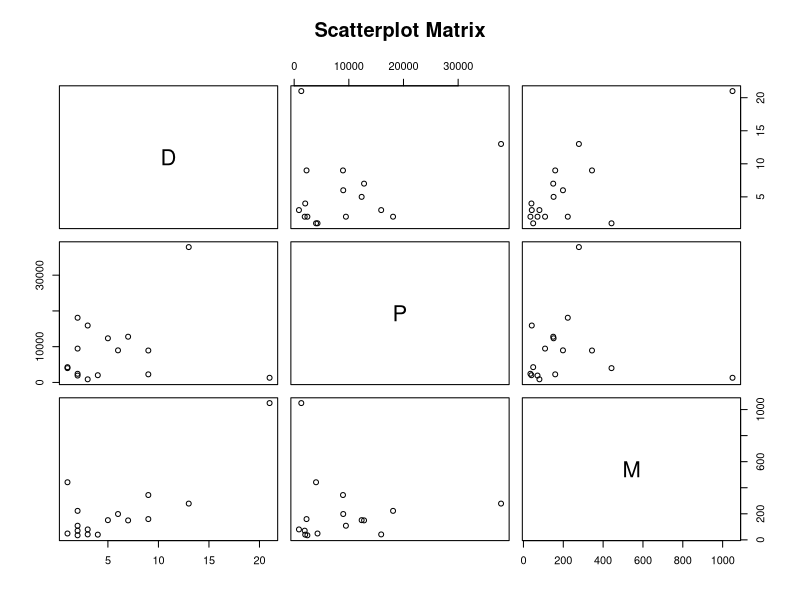

Generate this figure with R:
## ---- chunk 1
knitr::opts_chunk$set(echo = TRUE)
## ---- chunk 2
setwd("C:/Users/1/Dropbox/00 - Working Folder/Teaching/DPH112/2019-2020/Week ON15")
## ---- chunk 3
DISEASE <- c("Ischaemic heart disease", "Lung cancer", "HIV/AIDS", "Alcohol abuse",
             "Cerebrovascular disease", "Chronic obstructive pulmonary disease",
             "Depression", "Diabetes", "Osteoarthritis", "Drug abuse", 
             "Dementia", "Asthma", "Colorectal cancer", "Prostate cancer", 
             "Breast cancer", "Bipolar disorder")
D <- c(6, 3, 21, 2, 2, 1, 7, 13, 5, 1, 9, 3, 2, 4, 9, 2)
P <- c(8976, 874, 1303, 18092, 9467, 4271, 12785, 
       37850, 12345, 4000, 8931, 15919, 1926, 2020, 
       2262, 2418)
M <- c(198.4, 80.2, 1049.6, 222.6, 108.5, 48.9, 
       149.5, 278.4, 151.3, 442.1, 344.1, 41.8, 
       70.6, 40.1, 159.5, 35.0)
DRUGS <- data.frame(DISEASE, D, P, M)
str(DRUGS)
head(DRUGS)
pairs(~D + P + M, data = DRUGS,
      main = "Scatterplot Matrix")
## ---- chunk 4
DRUGS.LM <- glm(D ~ P + M, family = poisson, data = DRUGS)
summary(DRUGS.LM)
## ---- chunk 5
exp(coef(DRUGS.LM))
## ---- chunk 6
summary(DRUGS.LM)
